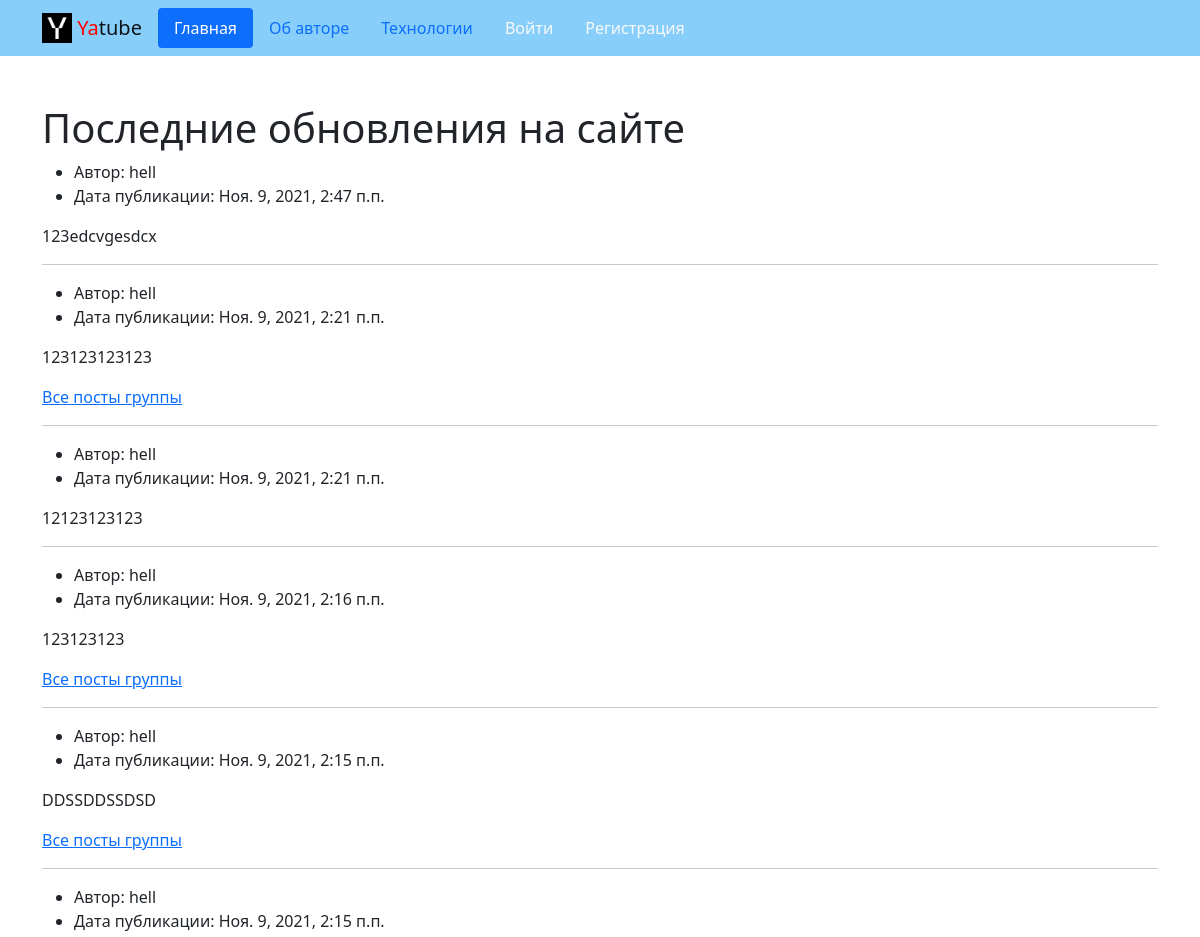
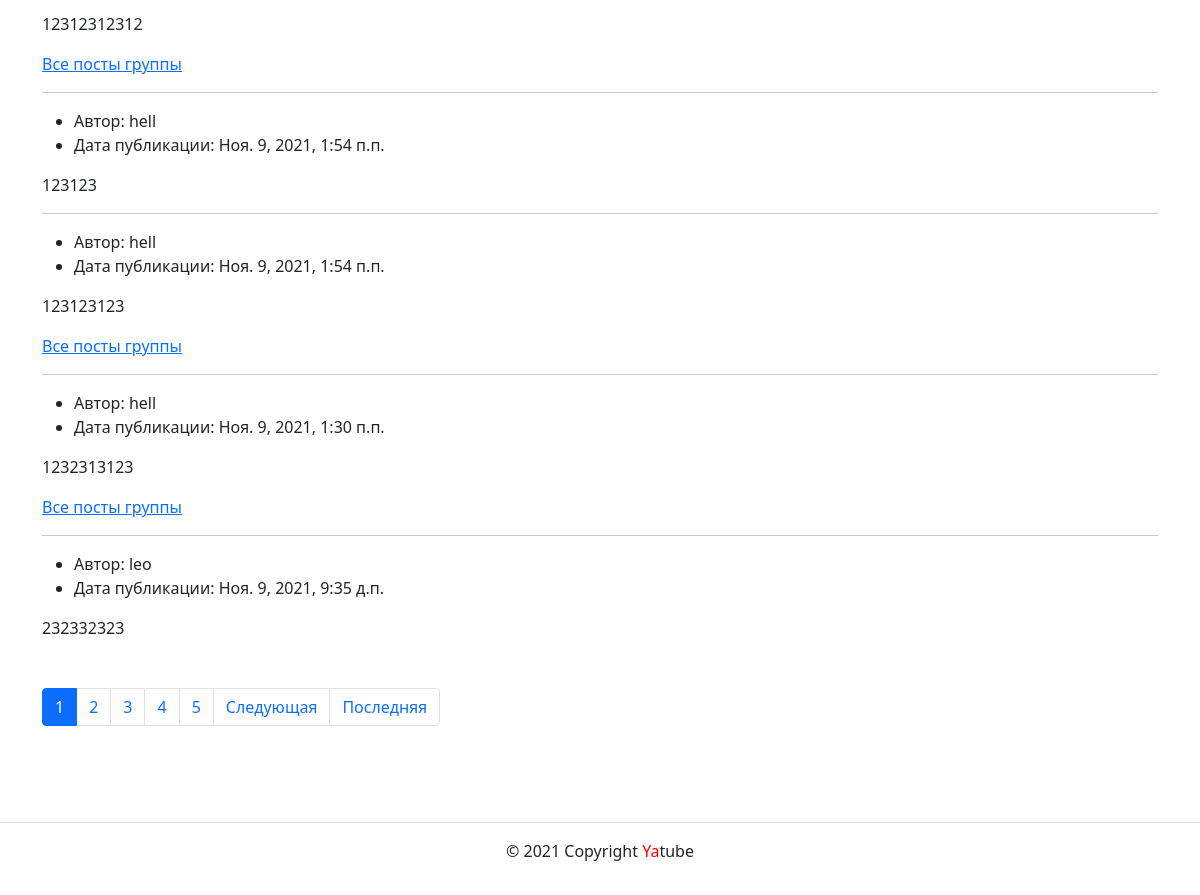
Before: / with the older database file (2 pictures, top to bottom).
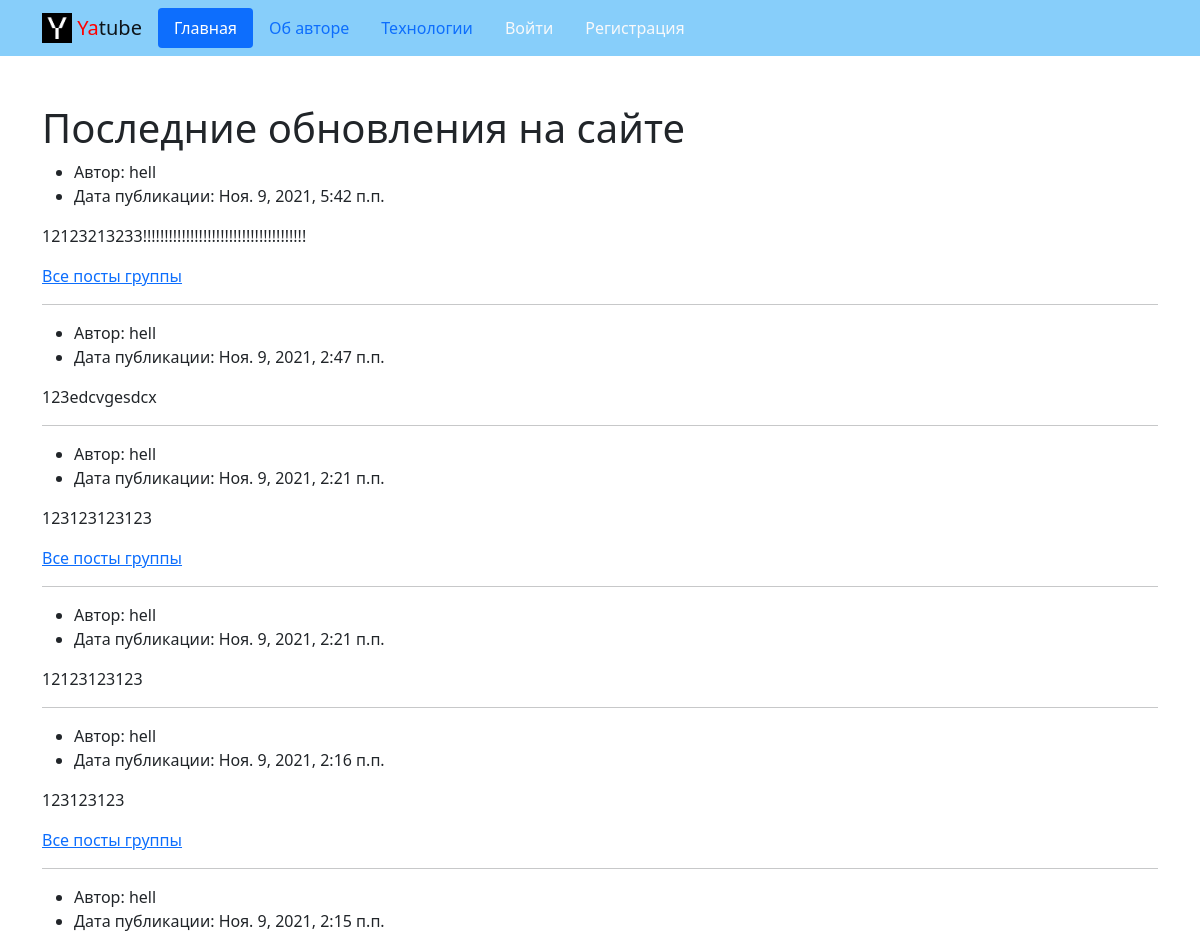
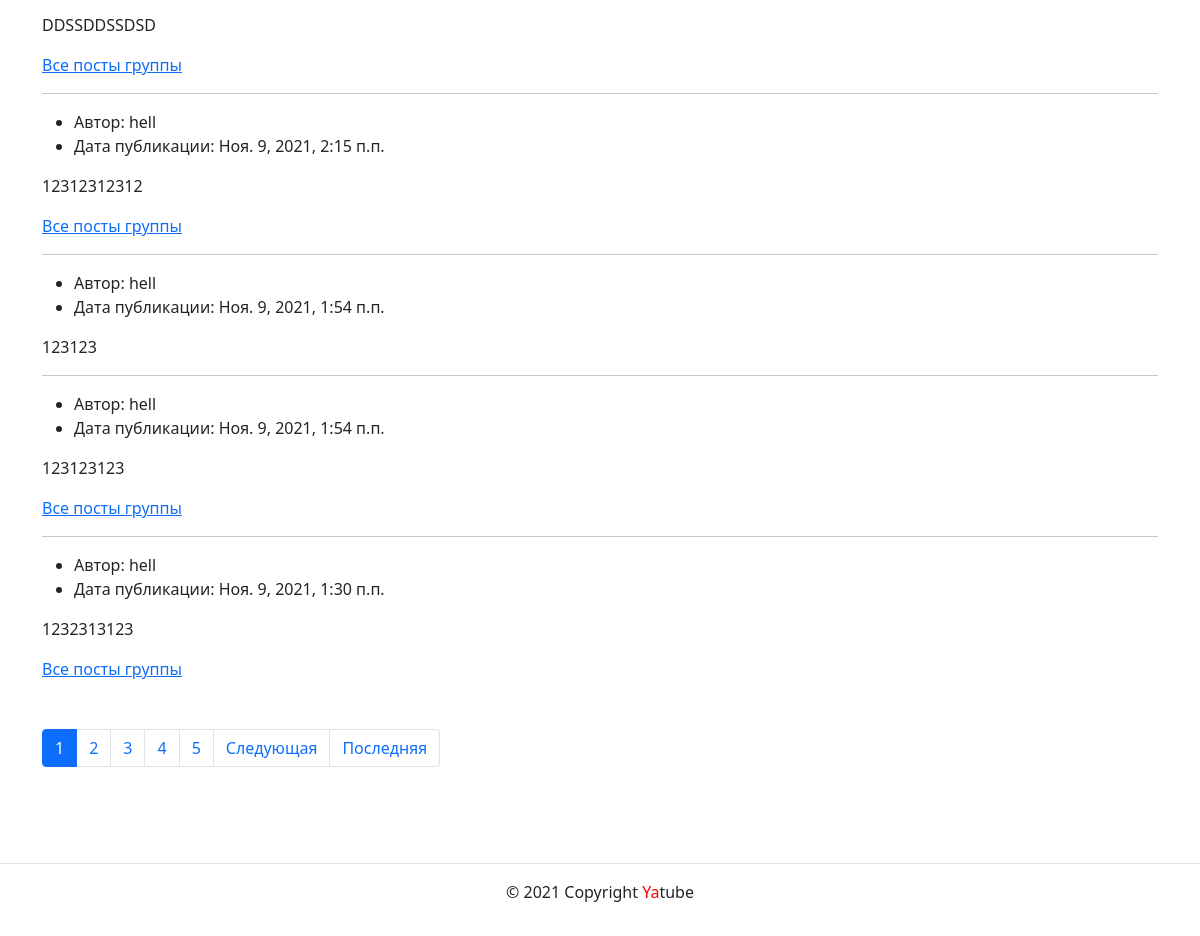
After: the same page with the newer database file (2 pictures, top to bottom).
### posts/models.py (models this page shows, shortened)
class Post(models.Model):
    text = models.TextField()
    pub_date = models.DateTimeField(auto_now_add=True)
    author = models.ForeignKey(
        User,
        on_delete=models.CASCADE,
        related_name='posts'
    )
    group = ForeignKey(
        Group,
        on_delete=models.SET_NULL,
        related_name='posts',
        blank=True, null=True
    )

### posts/views.py (the view)
# urls.py: path('', views.index, name='index'),
def index(request):
    template = 'posts/index.html'
    page_title = 'Главная страница Yatube'
    title = 'Последние обновления на сайте'
    posts = Post.objects.order_by('-pub_date')
    paginator = Paginator(posts, 10)
    page_number = request.GET.get('page')
    page_obj = paginator.get_page(page_number)
    context = {
        'posts': page_obj,
        'title': title,
        'page_title': page_title,
    }
    return render(request, template, context)

### core/context_processors/year.py (called while the page is built)
def year(request):
    cur_year = dt.now().year
    return {
        'year': cur_year
    }

### templates/posts/index.html
{% extends 'base.html' %}
    {% block content %}
      <div class="container py-5">
        <h1>{{ title }}</h1>
        {% for post in posts %}
        <article>
          <ul>
            <li>
              Автор: {{ post.author }}
            </li>
            <li>
              Дата публикации: {{ post.pub_date }}
            </li>
          </ul>
          <p>
            {{ post.text|safe }}
          </p>
          {% if post.group is not None %}
          <p>
          <a href="{% url 'groups:group_list' post.group.slug %}">Все посты группы</a>
          </p>
          {% endif %}
        </article>
          {% if not forloop.last %}
            <hr>
          {% endif %}
        {% endfor %}
        {% include 'includes/paginator.html' %}
      </div>
  {% endblock content %}

Changed rows visible on the page:
no longer on this page (row unchanged): Post: author "leo", pub_date "Ноя. 9, 2021, 9:35 д.п.", text "232332323"
added Post: author "hell", pub_date "Ноя. 9, 2021, 5:42 п.п.", text "12123213233!!!!!!!!!!!!!!!!!!!!!!!!!!!!!!!!!!!!!!", shows "Все посты группы"
